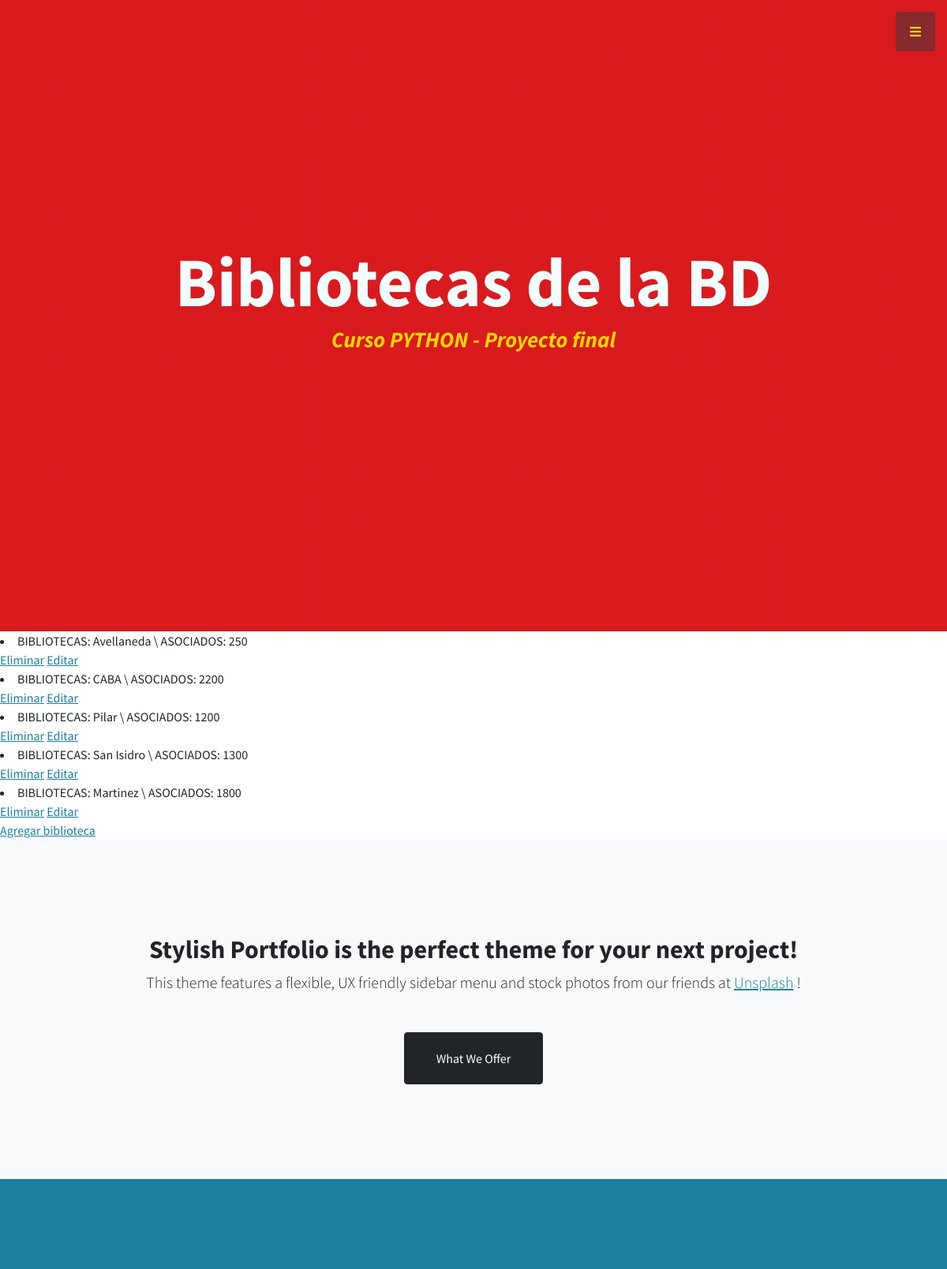
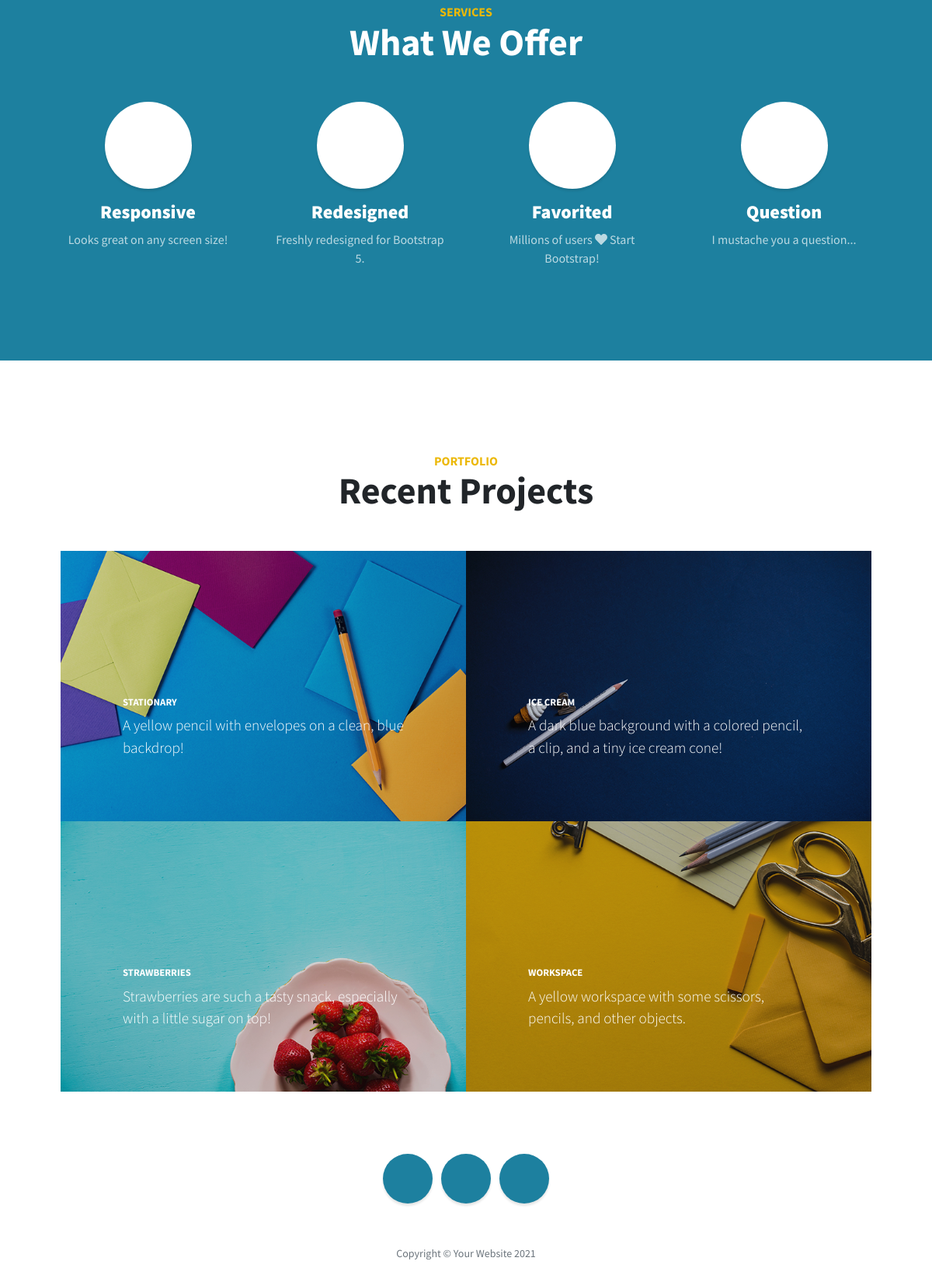
Screenshot of /App1/leerBibliotecas with the database file from the repository (2 pictures, top to bottom).
### App1/models.py (models this page shows)
class Bibliotecas (models.Model):
     ubicacion = models.CharField(max_length=60)
     nroAsociados = models.IntegerField()
     def __str__(self):
        return f"BIBLIOTECAS: {self.ubicacion} \ ASOCIADOS: {self.nroAsociados}"

### App1/views.py (the view)
# urls.py: path('leerBibliotecas', views.leerBibliotecas, name="LeerBibliotecas"),
def leerBibliotecas(request):
    bibliotecas = Bibliotecas.objects.all()
    dir = {"bibliotecas":bibliotecas}
    return render(request, "App1/leerBibliotecas.html", dir)

### App1/templates/App1/leerBibliotecas.html
{% extends "App1/padre.html" %}
{% load static %}
{% block contenido2 %}
    <h1 class="mb-1" style="color: azure;"> Bibliotecas de la BD <br> </h1>
{% endblock %}
{% block contenido %}
{% for b in bibliotecas %}
    <li> {{ b }} </li>
    <a href="{% url 'EliminarBibliotecas' b.ubicacion %}">Eliminar</a>
    <a href="{% url 'EditarBibliotecas' b.ubicacion %}">Editar</a>
    <br>
{% endfor %}
<a href="{% url 'BibliotecasFormulario'%}"> Agregar biblioteca </a>
{% endblock %}

### rows the page displays
Bibliotecas: ubicacion+nroAsociados "BIBLIOTECAS: Avellaneda \\ ASOCIADOS: 250"
Bibliotecas: ubicacion+nroAsociados "BIBLIOTECAS: CABA \\ ASOCIADOS: 2200"
Bibliotecas: ubicacion+nroAsociados "BIBLIOTECAS: Pilar \\ ASOCIADOS: 1200"
Bibliotecas: ubicacion+nroAsociados "BIBLIOTECAS: San Isidro \\ ASOCIADOS: 1300"
Bibliotecas: ubicacion+nroAsociados "BIBLIOTECAS: Martinez \\ ASOCIADOS: 1800"
